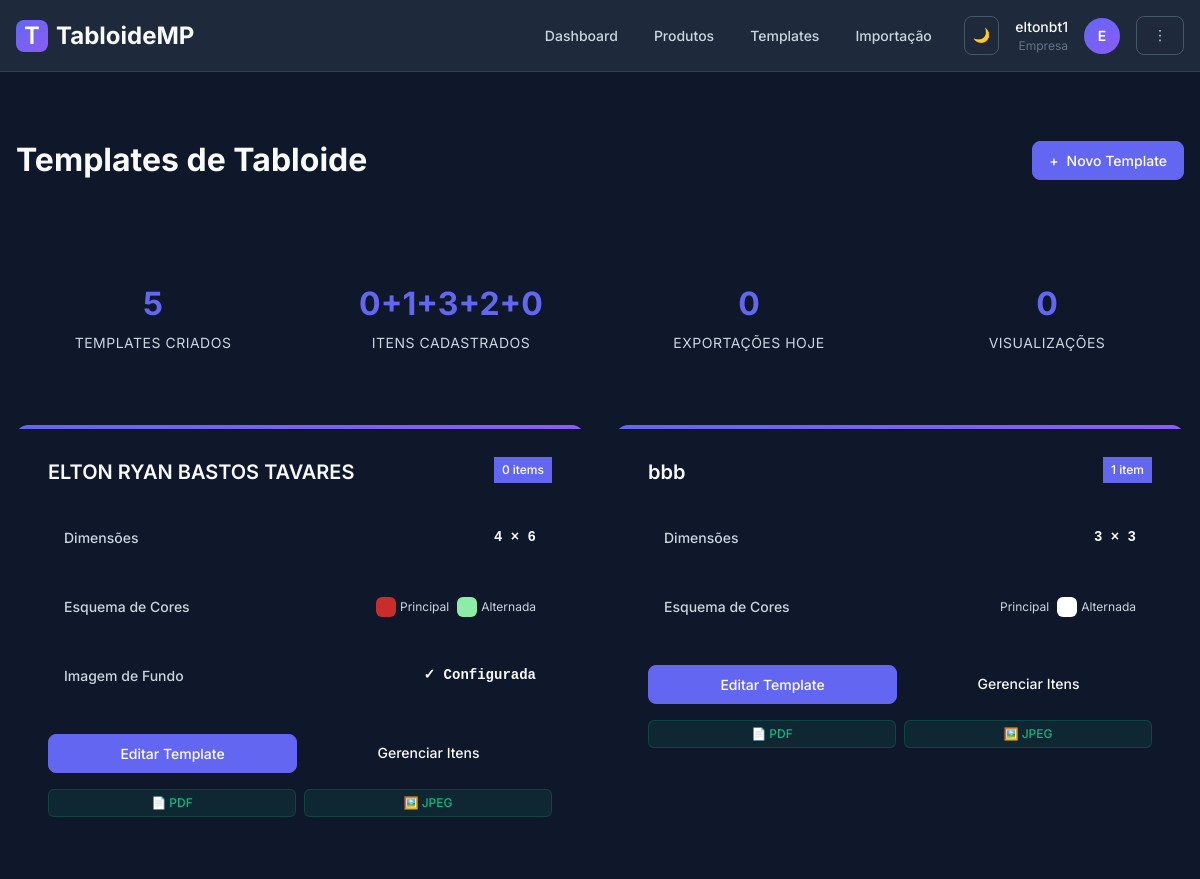
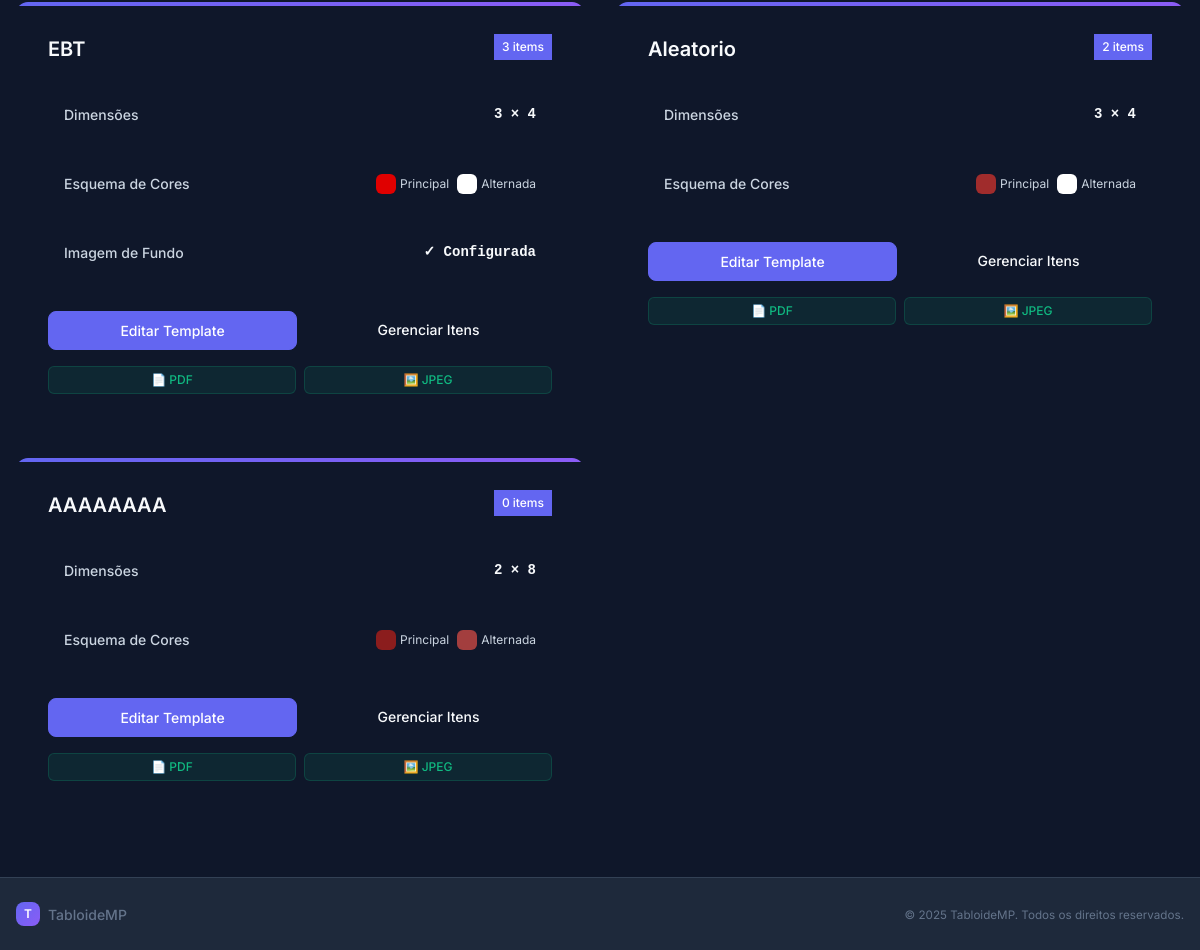
Screenshot of /tabloide/templates/ (signed in) with the database file from the repository (2 pictures, top to bottom).
### relatorios/models.py (models this page shows, shortened)
class TemplateTabloide(models.Model):
    nome = models.CharField(max_length=100)
    colunas = models.PositiveIntegerField(default=3)
    linhas = models.PositiveIntegerField(default=4)
    cor_fundo_row = models.CharField(max_length=7, default="#FFFFFF", verbose_name="Cor de fundo principal")  # HEX
    cor_fundo_alternada = models.CharField(
        max_length=7, default="#FFFFFF", blank=True, verbose_name="Cor de fundo alternada"
    )  # HEX para intercalado
    background_imagem = models.ImageField(
        upload_to="backgrounds/", blank=True, null=True
    )
    class Meta:
        verbose_name = "Template de Tabloide"
        verbose_name_plural = "Templates de Tabloide"

### relatorios/views.py (the view)
class TemplateTabloideListView(EmpresaRequiredMixin, ListView):
    model = TemplateTabloide
    template_name = "relatorios/tabloide/template_list.html"

### templates/relatorios/tabloide/template_list.html (shortened to what this page needs)
{% extends 'base.html' %}
{% block content %}
<div class="templates-page">
  <div class="page-header">
    <h1 class="page-title">Templates de Tabloide</h1>
    <a href="{% url 'relatorios:template_create' %}" class="btn btn-primary">
      <span>+</span> Novo Template
    </a>
  </div>
  <div class="stats-grid">
    <div class="stat-card">
      <div class="stat-number">{{ object_list|length }}</div>
      <div class="stat-label">Templates Criados</div>
    </div>
    <div class="stat-card">
      <div class="stat-number">{% for t in object_list %}{{ t.itens.count }}{% if not forloop.last %}+{% endif %}{% endfor %}</div>
      <div class="stat-label">Itens Cadastrados</div>
    </div>
    <div class="stat-card">
      <div class="stat-number">0</div>
      <div class="stat-label">Exportações Hoje</div>
    </div>
    <div class="stat-card">
      <div class="stat-number">0</div>
      <div class="stat-label">Visualizações</div>
    </div>
  </div>
  <div class="template-grid">
    {% for template in object_list %}
      <div class="template-card">
        <div class="template-header">
          <h3 class="template-title">{{ template.nome }}</h3>
          <div class="template-badge">{{ template.itens.count }} item{{ template.itens.count|pluralize:"s" }}</div>
        </div>
        <div class="template-info">
          <div class="info-item">
            <span class="info-label">Dimensões</span>
            <span class="info-value">{{ template.colunas }} × {{ template.linhas }}</span>
          </div>
          <div class="info-item">
            <span class="info-label">Esquema de Cores</span>
            <div class="color-preview">
              <div class="color-item">
                <span class="color-sample" style="background-color: {{ template.cor_fundo_row }}" title="Cor principal: {{ template.cor_fundo_row }}"></span>
                <span class="color-label">Principal</span>
              </div>
              {% if template.cor_fundo_alternada and template.cor_fundo_alternada != '#FFFFFF' %}
                <div class="color-item">
                  <span class="color-sample" style="background-color: {{ template.cor_fundo_alternada }}" title="Cor alternada: {{ template.cor_fundo_alternada }}"></span>
                  <span class="color-label">Alternada</span>
                </div>
              {% else %}
                <div class="color-item">
                  <span class="color-sample" style="background-color: #FFFFFF" title="Cor alternada: Branco (padrão)"></span>
                  <span class="color-label">Alternada</span>
                </div>
              {% endif %}
            </div>
          </div>
          {% if template.background_imagem %}
            <div class="info-item">
              <span class="info-label">Imagem de Fundo</span>
              <span class="info-value">✓ Configurada</span>
            </div>
          {% endif %}
        </div>
        <div class="template-actions">
          <div class="action-row">
            <a href="{% url 'relatorios:template_update' template.pk %}" class="btn-template primary">Editar Template</a>
            <a href="{% url 'relatorios:template_items' template.pk %}" class="btn-template secondary">Gerenciar Itens</a>
          </div>
          <div class="template-export">
            <a href="{% url 'relatorios:pdf_tabloide' %}?template={{ template.pk }}" class="btn-export" target="_blank" title="Exportar como PDF">
              📄 PDF
            </a>
            <a href="{% url 'relatorios:jpeg_tabloide' %}?template={{ template.pk }}" class="btn-export" target="_blank" title="Exportar como JPEG">
              🖼️ JPEG
            </a>
          </div>
        </div>
      </div>
    {% endfor %}
  </div>
</div>
{% endblock %}

### templates/base.html (shortened to what this page needs)
{% load static %}
<!DOCTYPE html>
<html lang="pt-br" data-theme="dark">
  <head>
    <link rel="stylesheet" href="{% static 'css/modern.css' %}" />
  </head>
  <body>
    <div class="app-layout">
      <header class="app-header">
        <div class="container">
          <div class="header-content">
            <a href="{% url 'relatorios:home' %}" class="brand">
              <div class="brand-icon">T</div>
              <span>TabloideMP</span>
            </a>
            <nav class="nav-main">
              {% if user.is_authenticated %}
                <ul class="nav-links">
                  <li><a href="{% url 'relatorios:home' %}" class="nav-link">Dashboard</a></li>
                  {% if user.is_superuser or user.empresa_profile %}
                    <li><a href="{% url 'relatorios:produto_list' %}" class="nav-link">Produtos</a></li>
                    <li><a href="{% url 'relatorios:template_list' %}" class="nav-link">Templates</a></li>
                    <li><a href="{% url 'relatorios:importacao' %}" class="nav-link">Importação</a></li>
                  {% endif %}
                </ul>
                <div class="user-menu">
                  <button id="theme-toggle" class="btn btn-icon btn-secondary" title="Alternar tema">
                    <span class="theme-icon">🌙</span>
                  </button>
                  <div class="user-info">
                    <div class="user-name">{{ user.username }}</div>
                    <div class="user-role">
                      {% if user.is_superuser %}
                        Admin
                      {% else %}
                        {% if user.empresa_profile %}
                          Empresa
                        {% elif user.cliente_profile %}
                          Cliente
                        {% else %}
                          Usuário
                        {% endif %}
                      {% endif %}
                    </div>
                  </div>
                  <div class="user-avatar">
                    {{ user.username|first|upper }}
                  </div>
                  <div class="dropdown">
                    <button class="btn btn-secondary dropdown-toggle" data-dropdown="user-menu">
                      ⋮
                    </button>
                  </div>
                </div>
              {% else %}
                <div class="nav-auth">
                  <a href="{% url 'relatorios:escolher_area' %}" class="btn btn-primary">Entrar</a>
                </div>
              {% endif %}
            </nav>
          </div>
        </div>
      </header>
      <main class="app-main">
        <div class="container{% block container_class %}{% endblock %}">
          {% block content %}{% endblock %}
        </div>
      </main>
      <footer class="app-footer">
        <div class="container">
          <div class="footer-content">
            <div class="footer-brand">
              <div class="brand-icon">T</div>
              <span>TabloideMP</span>
            </div>
            <div class="footer-text">
              <small>&copy; {% now 'Y' %} TabloideMP. Todos os direitos reservados.</small>
            </div>
          </div>
        </div>
      </footer>
    </div>
  </body>
</html>

### templates/relatorios/tabloide/template_list.html (style rules this page uses)
.templates-page { padding: var(--space-xl) 0; }
.page-header { display: flex; justify-content: space-between; align-items: center; margin-bottom: var(--space-2xl); padding-bottom: var(--space-lg); border-bottom: 1px solid var(--border); }
.page-title { font-size: 2rem; font-weight: 700; color: var(--text); margin: 0; }
.template-grid { display: grid; grid-template-columns: repeat(auto-fill, minmax(380px, 1fr)); gap: var(--space-xl); }
.template-card { background: var(--surface); border: 1px solid var(--border); border-radius: var(--radius-lg); padding: var(--space-xl); transition: var(--transition); position: relative; overflow: hidden; }
.template-card::before { content: ''; position: absolute; top: 0; left: 0; right: 0; height: 4px; background: linear-gradient(90deg, var(--primary), var(--primary-light)); }
.template-header { display: flex; justify-content: space-between; align-items: flex-start; margin-bottom: var(--space-lg); }
.template-title { font-size: 1.25rem; font-weight: 600; color: var(--text); margin: 0; flex: 1; margin-right: var(--space-md); }
.template-badge { background: var(--primary); color: white; padding: var(--space-xs) var(--space-sm); border-radius: var(--radius-full); font-size: 0.75rem; font-weight: 500; white-space: nowrap; }
.template-info { margin-bottom: var(--space-xl); }
.info-item { display: flex; justify-content: space-between; align-items: center; margin-bottom: var(--space-md); padding: var(--space-md); background: var(--background-subtle); border-radius: var(--radius-md); }
.info-item:last-child { margin-bottom: 0; }
.info-label { font-weight: 500; color: var(--text-secondary); font-size: 0.875rem; }
.info-value { font-weight: 600; color: var(--text); font-family: var(--font-mono, monospace); }
.color-preview { display: flex; gap: var(--space-sm); }
.color-item { display: flex; align-items: center; gap: var(--space-xs); }
.color-sample { width: 20px; height: 20px; border-radius: var(--radius-sm); border: 2px solid var(--border); display: block; }
.color-label { font-size: 0.75rem; color: var(--text-secondary); }
.template-actions { display: flex; flex-direction: column; gap: var(--space-md); }
.action-row { display: flex; gap: var(--space-sm); }
.template-export { display: flex; gap: var(--space-sm); }
.btn-template { padding: var(--space-sm) var(--space-md); border-radius: var(--radius-md); font-size: 0.875rem; font-weight: 500; text-decoration: none; text-align: center; transition: var(--transition); flex: 1; }
.btn-template.primary { background: var(--primary); color: white; border: 1px solid var(--primary); }
.btn-template.secondary { background: transparent; color: var(--text); border: 1px solid var(--border); }
.btn-export { background: rgba(16, 185, 129, 0.1); color: #10b981; border: 1px solid rgba(16, 185, 129, 0.2); padding: var(--space-xs) var(--space-sm); border-radius: var(--radius-sm); font-size: 0.75rem; font-weight: 500; text-decoration: none; transition: var(--transition); flex: 1; text-align: center; }
.stats-grid { display: grid; grid-template-columns: repeat(auto-fit, minmax(200px, 1fr)); gap: var(--space-lg); margin-bottom: var(--space-2xl); }
.stat-card { background: var(--surface); border: 1px solid var(--border); border-radius: var(--radius-lg); padding: var(--space-lg); text-align: center; }
.stat-number { font-size: 2rem; font-weight: 700; color: var(--primary); margin-bottom: var(--space-xs); }
.stat-label { color: var(--text-secondary); font-size: 0.875rem; text-transform: uppercase; letter-spacing: 0.5px; }

### rows the page displays
TemplateTabloide: itens.count "0", nome "ELTON RYAN BASTOS TAVARES", colunas "4", linhas "6", shows "Imagem de Fundo"
TemplateTabloide: itens.count "1", nome "bbb", colunas "3", linhas "3", cor_fundo_alternada "#FFFFFF" (drawn)
TemplateTabloide: itens.count "3", nome "EBT", colunas "3", linhas "4", shows "Imagem de Fundo"
TemplateTabloide: itens.count "2", nome "Aleatorio", colunas "3", linhas "4"
TemplateTabloide: itens.count "0", nome "AAAAAAAA", colunas "2", linhas "8"

### other values shown
{{ user.username }} "eltonbt1"
{{ user.username|first|upper }} "E"
{{ object_list|length }} "5"
